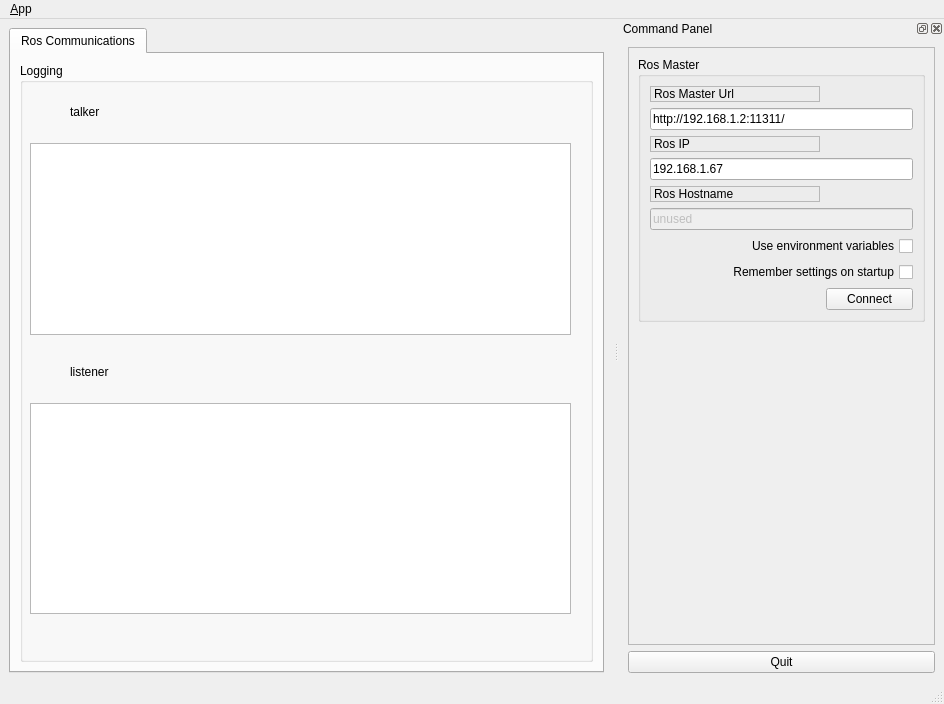
<?xml version="1.0" encoding="UTF-8"?>
<ui version="4.0">
 <class>MainWindowDesign</class>
 <widget class="QMainWindow" name="MainWindowDesign">
  <property name="geometry">
   <rect>
    <x>0</x>
    <y>0</y>
    <width>944</width>
    <height>704</height>
   </rect>
  </property>
  <property name="windowTitle">
   <string>QRosApp</string>
  </property>
  <property name="windowIcon">
   <iconset resource="../resources/images.qrc">
    <normaloff>:/images/icon.png</normaloff>:/images/icon.png</iconset>
  </property>
  <property name="locale">
   <locale language="English" country="Australia"/>
  </property>
  <widget class="QWidget" name="centralwidget">
   <layout class="QHBoxLayout">
    <item>
     <widget class="QTabWidget" name="tab_manager">
      <property name="minimumSize">
       <size>
        <width>100</width>
        <height>0</height>
       </size>
      </property>
      <property name="locale">
       <locale language="English" country="Australia"/>
      </property>
      <property name="currentIndex">
       <number>0</number>
      </property>
      <widget class="QWidget" name="tab_status">
       <attribute name="title">
        <string>Ros Communications</string>
       </attribute>
       <layout class="QVBoxLayout" name="verticalLayout_2">
        <item>
         <widget class="QGroupBox" name="groupBox_12">
          <property name="sizePolicy">
           <sizepolicy hsizetype="MinimumExpanding" vsizetype="Preferred">
            <horstretch>0</horstretch>
            <verstretch>0</verstretch>
           </sizepolicy>
          </property>
          <property name="title">
           <string>Logging</string>
          </property>
          <widget class="QListView" name="view_logging">
           <property name="geometry">
            <rect>
             <x>10</x>
             <y>80</y>
             <width>541</width>
             <height>192</height>
            </rect>
           </property>
          </widget>
          <widget class="QListView" name="view_logging_sub">
           <property name="geometry">
            <rect>
             <x>10</x>
             <y>340</y>
             <width>541</width>
             <height>211</height>
            </rect>
           </property>
          </widget>
          <widget class="QLabel" name="label_4">
           <property name="geometry">
            <rect>
             <x>50</x>
             <y>40</y>
             <width>67</width>
             <height>17</height>
            </rect>
           </property>
           <property name="text">
            <string>talker</string>
           </property>
          </widget>
          <widget class="QLabel" name="label_5">
           <property name="geometry">
            <rect>
             <x>50</x>
             <y>300</y>
             <width>67</width>
             <height>17</height>
            </rect>
           </property>
           <property name="text">
            <string>listener</string>
           </property>
          </widget>
         </widget>
        </item>
       </layout>
      </widget>
     </widget>
    </item>
   </layout>
  </widget>
  <widget class="QMenuBar" name="menubar">
   <property name="geometry">
    <rect>
     <x>0</x>
     <y>0</y>
     <width>944</width>
     <height>31</height>
    </rect>
   </property>
   <widget class="QMenu" name="menu_File">
    <property name="title">
     <string>&amp;App</string>
    </property>
    <addaction name="action_Preferences"/>
    <addaction name="separator"/>
    <addaction name="actionAbout"/>
    <addaction name="actionAbout_Qt"/>
    <addaction name="separator"/>
    <addaction name="action_Quit"/>
   </widget>
   <addaction name="menu_File"/>
  </widget>
  <widget class="QStatusBar" name="statusbar"/>
  <widget class="QDockWidget" name="dock_status">
   <property name="sizePolicy">
    <sizepolicy hsizetype="Minimum" vsizetype="Preferred">
     <horstretch>0</horstretch>
     <verstretch>0</verstretch>
    </sizepolicy>
   </property>
   <property name="minimumSize">
    <size>
     <width>325</width>
     <height>395</height>
    </size>
   </property>
   <property name="allowedAreas">
    <set>Qt::RightDockWidgetArea</set>
   </property>
   <property name="windowTitle">
    <string>Command Panel</string>
   </property>
   <attribute name="dockWidgetArea">
    <number>2</number>
   </attribute>
   <widget class="QWidget" name="dockWidgetContents_2">
    <layout class="QVBoxLayout" name="verticalLayout">
     <item>
      <widget class="QFrame" name="frame">
       <property name="sizePolicy">
        <sizepolicy hsizetype="Minimum" vsizetype="Preferred">
         <horstretch>0</horstretch>
         <verstretch>0</verstretch>
        </sizepolicy>
       </property>
       <property name="frameShape">
        <enum>QFrame::StyledPanel</enum>
       </property>
       <property name="frameShadow">
        <enum>QFrame::Raised</enum>
       </property>
       <layout class="QVBoxLayout" name="verticalLayout_3">
        <item>
         <widget class="QGroupBox" name="groupBox">
          <property name="title">
           <string>Ros Master</string>
          </property>
          <layout class="QGridLayout" name="gridLayout">
           <item row="0" column="0">
            <widget class="QLabel" name="label">
             <property name="frameShape">
              <enum>QFrame::StyledPanel</enum>
             </property>
             <property name="frameShadow">
              <enum>QFrame::Raised</enum>
             </property>
             <property name="text">
              <string>Ros Master Url</string>
             </property>
            </widget>
           </item>
           <item row="1" column="0" colspan="2">
            <widget class="QLineEdit" name="line_edit_master">
             <property name="text">
              <string>http://192.168.1.2:11311/</string>
             </property>
            </widget>
           </item>
           <item row="2" column="0">
            <widget class="QLabel" name="label_2">
             <property name="frameShape">
              <enum>QFrame::StyledPanel</enum>
             </property>
             <property name="frameShadow">
              <enum>QFrame::Raised</enum>
             </property>
             <property name="text">
              <string>Ros IP</string>
             </property>
            </widget>
           </item>
           <item row="3" column="0" colspan="2">
            <widget class="QLineEdit" name="line_edit_host">
             <property name="text">
              <string>192.168.1.67</string>
             </property>
            </widget>
           </item>
           <item row="4" column="0">
            <widget class="QLabel" name="label_3">
             <property name="frameShape">
              <enum>QFrame::StyledPanel</enum>
             </property>
             <property name="frameShadow">
              <enum>QFrame::Raised</enum>
             </property>
             <property name="text">
              <string>Ros Hostname</string>
             </property>
            </widget>
           </item>
           <item row="5" column="0" colspan="2">
            <widget class="QLineEdit" name="line_edit_topic">
             <property name="enabled">
              <bool>false</bool>
             </property>
             <property name="text">
              <string>unused</string>
             </property>
            </widget>
           </item>
           <item row="6" column="0" colspan="2">
            <widget class="QCheckBox" name="checkbox_use_environment">
             <property name="layoutDirection">
              <enum>Qt::RightToLeft</enum>
             </property>
             <property name="text">
              <string>Use environment variables</string>
             </property>
            </widget>
           </item>
           <item row="7" column="0" colspan="2">
            <widget class="QCheckBox" name="checkbox_remember_settings">
             <property name="layoutDirection">
              <enum>Qt::RightToLeft</enum>
             </property>
             <property name="text">
              <string>Remember settings on startup</string>
             </property>
            </widget>
           </item>
           <item row="8" column="0">
            <spacer name="horizontalSpacer">
             <property name="orientation">
              <enum>Qt::Horizontal</enum>
             </property>
             <property name="sizeHint" stdset="0">
              <size>
               <width>170</width>
               <height>21</height>
              </size>
             </property>
            </spacer>
           </item>
           <item row="8" column="1">
            <widget class="QPushButton" name="button_connect">
             <property name="enabled">
              <bool>true</bool>
             </property>
             <property name="sizePolicy">
              <sizepolicy hsizetype="MinimumExpanding" vsizetype="Fixed">
               <horstretch>0</horstretch>
               <verstretch>0</verstretch>
              </sizepolicy>
             </property>
             <property name="toolTip">
              <string>Set the target to the current joint trajectory state.</string>
             </property>
             <property name="statusTip">
              <string>Clear all waypoints and set the target to the current joint trajectory state.</string>
             </property>
             <property name="text">
              <string>Connect</string>
             </property>
            </widget>
           </item>
          </layout>
         </widget>
        </item>
        <item>
         <spacer name="verticalSpacer_3">
          <property name="orientation">
           <enum>Qt::Vertical</enum>
          </property>
          <property name="sizeHint" stdset="0">
           <size>
            <width>20</width>
            <height>233</height>
           </size>
          </property>
         </spacer>
        </item>
       </layout>
      </widget>
     </item>
     <item>
      <widget class="QPushButton" name="quit_button">
       <property name="sizePolicy">
        <sizepolicy hsizetype="MinimumExpanding" vsizetype="Fixed">
         <horstretch>0</horstretch>
         <verstretch>0</verstretch>
        </sizepolicy>
       </property>
       <property name="text">
        <string>Quit</string>
       </property>
      </widget>
     </item>
    </layout>
   </widget>
  </widget>
  <action name="action_Quit">
   <property name="text">
    <string>&amp;Quit</string>
   </property>
   <property name="shortcut">
    <string>Ctrl+Q</string>
   </property>
   <property name="shortcutContext">
    <enum>Qt::ApplicationShortcut</enum>
   </property>
  </action>
  <action name="action_Preferences">
   <property name="text">
    <string>&amp;Preferences</string>
   </property>
  </action>
  <action name="actionAbout">
   <property name="text">
    <string>&amp;About</string>
   </property>
  </action>
  <action name="actionAbout_Qt">
   <property name="text">
    <string>About &amp;Qt</string>
   </property>
  </action>
 </widget>
 <resources>
  <include location="../resources/images.qrc"/>
 </resources>
 <connections>
  <connection>
   <sender>action_Quit</sender>
   <signal>triggered()</signal>
   <receiver>MainWindowDesign</receiver>
   <slot>close()</slot>
   <hints>
    <hint type="sourcelabel">
     <x>-1</x>
     <y>-1</y>
    </hint>
    <hint type="destinationlabel">
     <x>399</x>
     <y>299</y>
    </hint>
   </hints>
  </connection>
  <connection>
   <sender>quit_button</sender>
   <signal>clicked()</signal>
   <receiver>MainWindowDesign</receiver>
   <slot>close()</slot>
   <hints>
    <hint type="sourcelabel">
     <x>859</x>
     <y>552</y>
    </hint>
    <hint type="destinationlabel">
     <x>469</x>
     <y>299</y>
    </hint>
   </hints>
  </connection>
 </connections>
</ui>
